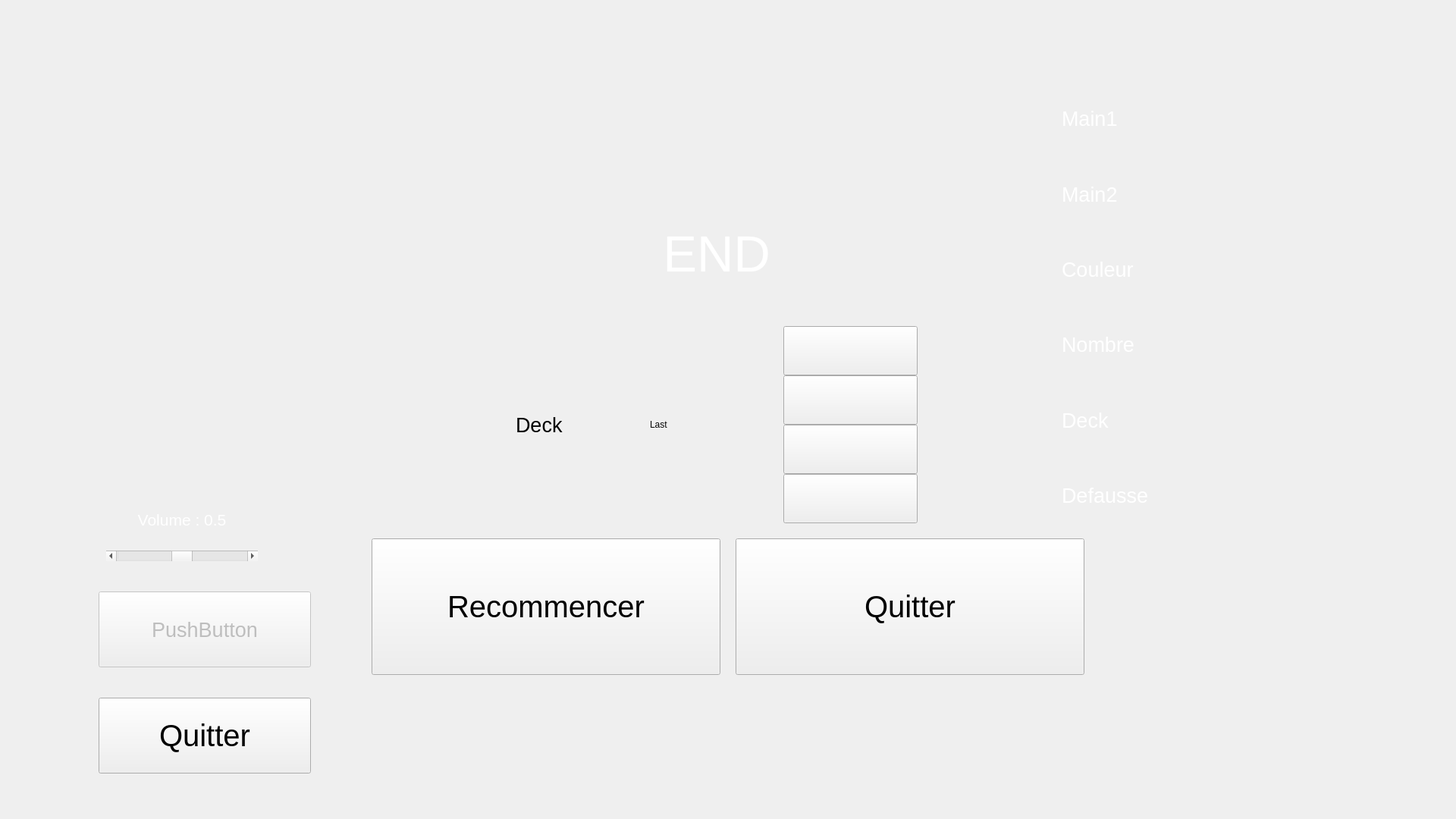
<?xml version="1.0" encoding="UTF-8"?>
<ui version="4.0">
 <class>Uno</class>
 <widget class="QWidget" name="Uno">
  <property name="windowModality">
   <enum>Qt::NonModal</enum>
  </property>
  <property name="geometry">
   <rect>
    <x>0</x>
    <y>0</y>
    <width>1920</width>
    <height>1080</height>
   </rect>
  </property>
  <property name="sizePolicy">
   <sizepolicy hsizetype="Expanding" vsizetype="Expanding">
    <horstretch>0</horstretch>
    <verstretch>0</verstretch>
   </sizepolicy>
  </property>
  <property name="minimumSize">
   <size>
    <width>1280</width>
    <height>720</height>
   </size>
  </property>
  <property name="maximumSize">
   <size>
    <width>3840</width>
    <height>2160</height>
   </size>
  </property>
  <property name="windowTitle">
   <string>Form</string>
  </property>
  <widget class="QWidget" name="horizontalLayoutWidget">
   <property name="geometry">
    <rect>
     <x>660</x>
     <y>790</y>
     <width>1230</width>
     <height>260</height>
    </rect>
   </property>
   <layout class="QHBoxLayout" name="horizontalJoueur1">
    <property name="spacing">
     <number>0</number>
    </property>
    <property name="sizeConstraint">
     <enum>QLayout::SetDefaultConstraint</enum>
    </property>
   </layout>
  </widget>
  <widget class="QWidget" name="gridLayoutWidget_2">
   <property name="geometry">
    <rect>
     <x>680</x>
     <y>430</y>
     <width>530</width>
     <height>260</height>
    </rect>
   </property>
   <layout class="QGridLayout" name="gridMilieu">
    <property name="sizeConstraint">
     <enum>QLayout::SetMaximumSize</enum>
    </property>
    <property name="spacing">
     <number>0</number>
    </property>
    <item row="0" column="0">
     <widget class="QLabel" name="label_Deck">
      <property name="font">
       <font>
        <pointsize>20</pointsize>
       </font>
      </property>
      <property name="contextMenuPolicy">
       <enum>Qt::DefaultContextMenu</enum>
      </property>
      <property name="text">
       <string>Deck</string>
      </property>
      <property name="scaledContents">
       <bool>true</bool>
      </property>
     </widget>
    </item>
    <item row="0" column="1">
     <widget class="QLabel" name="label_LastPlayed">
      <property name="text">
       <string>Last</string>
      </property>
     </widget>
    </item>
    <item row="0" column="2">
     <layout class="QVBoxLayout" name="verticalCouleur">
      <property name="sizeConstraint">
       <enum>QLayout::SetMaximumSize</enum>
      </property>
      <item>
       <widget class="QPushButton" name="pushRouge">
        <property name="sizePolicy">
         <sizepolicy hsizetype="Minimum" vsizetype="Expanding">
          <horstretch>0</horstretch>
          <verstretch>0</verstretch>
         </sizepolicy>
        </property>
        <property name="palette">
         <palette>
          <active>
           <colorrole role="Text">
            <brush brushstyle="SolidPattern">
             <color alpha="255">
              <red>255</red>
              <green>255</green>
              <blue>255</blue>
             </color>
            </brush>
           </colorrole>
           <colorrole role="ButtonText">
            <brush brushstyle="SolidPattern">
             <color alpha="255">
              <red>255</red>
              <green>255</green>
              <blue>255</blue>
             </color>
            </brush>
           </colorrole>
           <colorrole role="PlaceholderText">
            <brush brushstyle="SolidPattern">
             <color alpha="128">
              <red>255</red>
              <green>255</green>
              <blue>255</blue>
             </color>
            </brush>
           </colorrole>
          </active>
          <inactive>
           <colorrole role="Text">
            <brush brushstyle="SolidPattern">
             <color alpha="255">
              <red>255</red>
              <green>255</green>
              <blue>255</blue>
             </color>
            </brush>
           </colorrole>
           <colorrole role="ButtonText">
            <brush brushstyle="SolidPattern">
             <color alpha="255">
              <red>255</red>
              <green>255</green>
              <blue>255</blue>
             </color>
            </brush>
           </colorrole>
           <colorrole role="PlaceholderText">
            <brush brushstyle="SolidPattern">
             <color alpha="128">
              <red>255</red>
              <green>255</green>
              <blue>255</blue>
             </color>
            </brush>
           </colorrole>
          </inactive>
          <disabled>
           <colorrole role="Text">
            <brush brushstyle="SolidPattern">
             <color alpha="96">
              <red>164</red>
              <green>166</green>
              <blue>168</blue>
             </color>
            </brush>
           </colorrole>
           <colorrole role="ButtonText">
            <brush brushstyle="SolidPattern">
             <color alpha="96">
              <red>164</red>
              <green>166</green>
              <blue>168</blue>
             </color>
            </brush>
           </colorrole>
           <colorrole role="PlaceholderText">
            <brush brushstyle="SolidPattern">
             <color alpha="128">
              <red>208</red>
              <green>208</green>
              <blue>208</blue>
             </color>
            </brush>
           </colorrole>
          </disabled>
         </palette>
        </property>
        <property name="font">
         <font>
          <pointsize>16</pointsize>
         </font>
        </property>
        <property name="text">
         <string/>
        </property>
        <property name="autoRepeatDelay">
         <number>300</number>
        </property>
       </widget>
      </item>
      <item>
       <widget class="QPushButton" name="pushJaune">
        <property name="sizePolicy">
         <sizepolicy hsizetype="Minimum" vsizetype="Expanding">
          <horstretch>0</horstretch>
          <verstretch>0</verstretch>
         </sizepolicy>
        </property>
        <property name="palette">
         <palette>
          <active>
           <colorrole role="Text">
            <brush brushstyle="SolidPattern">
             <color alpha="255">
              <red>255</red>
              <green>255</green>
              <blue>255</blue>
             </color>
            </brush>
           </colorrole>
           <colorrole role="ButtonText">
            <brush brushstyle="SolidPattern">
             <color alpha="255">
              <red>255</red>
              <green>255</green>
              <blue>255</blue>
             </color>
            </brush>
           </colorrole>
           <colorrole role="Shadow">
            <brush brushstyle="SolidPattern">
             <color alpha="255">
              <red>255</red>
              <green>255</green>
              <blue>0</blue>
             </color>
            </brush>
           </colorrole>
           <colorrole role="PlaceholderText">
            <brush brushstyle="SolidPattern">
             <color alpha="128">
              <red>255</red>
              <green>255</green>
              <blue>255</blue>
             </color>
            </brush>
           </colorrole>
          </active>
          <inactive>
           <colorrole role="Text">
            <brush brushstyle="SolidPattern">
             <color alpha="255">
              <red>255</red>
              <green>255</green>
              <blue>255</blue>
             </color>
            </brush>
           </colorrole>
           <colorrole role="ButtonText">
            <brush brushstyle="SolidPattern">
             <color alpha="255">
              <red>255</red>
              <green>255</green>
              <blue>255</blue>
             </color>
            </brush>
           </colorrole>
           <colorrole role="Shadow">
            <brush brushstyle="SolidPattern">
             <color alpha="255">
              <red>255</red>
              <green>255</green>
              <blue>0</blue>
             </color>
            </brush>
           </colorrole>
           <colorrole role="PlaceholderText">
            <brush brushstyle="SolidPattern">
             <color alpha="128">
              <red>255</red>
              <green>255</green>
              <blue>255</blue>
             </color>
            </brush>
           </colorrole>
          </inactive>
          <disabled>
           <colorrole role="Text">
            <brush brushstyle="SolidPattern">
             <color alpha="96">
              <red>164</red>
              <green>166</green>
              <blue>168</blue>
             </color>
            </brush>
           </colorrole>
           <colorrole role="ButtonText">
            <brush brushstyle="SolidPattern">
             <color alpha="96">
              <red>164</red>
              <green>166</green>
              <blue>168</blue>
             </color>
            </brush>
           </colorrole>
           <colorrole role="Shadow">
            <brush brushstyle="SolidPattern">
             <color alpha="255">
              <red>255</red>
              <green>255</green>
              <blue>0</blue>
             </color>
            </brush>
           </colorrole>
           <colorrole role="PlaceholderText">
            <brush brushstyle="SolidPattern">
             <color alpha="128">
              <red>208</red>
              <green>208</green>
              <blue>208</blue>
             </color>
            </brush>
           </colorrole>
          </disabled>
         </palette>
        </property>
        <property name="font">
         <font>
          <pointsize>16</pointsize>
         </font>
        </property>
        <property name="text">
         <string/>
        </property>
       </widget>
      </item>
      <item>
       <widget class="QPushButton" name="pushBleu">
        <property name="enabled">
         <bool>true</bool>
        </property>
        <property name="sizePolicy">
         <sizepolicy hsizetype="Minimum" vsizetype="Expanding">
          <horstretch>0</horstretch>
          <verstretch>0</verstretch>
         </sizepolicy>
        </property>
        <property name="palette">
         <palette>
          <active>
           <colorrole role="Text">
            <brush brushstyle="SolidPattern">
             <color alpha="255">
              <red>255</red>
              <green>255</green>
              <blue>255</blue>
             </color>
            </brush>
           </colorrole>
           <colorrole role="ButtonText">
            <brush brushstyle="SolidPattern">
             <color alpha="255">
              <red>255</red>
              <green>255</green>
              <blue>255</blue>
             </color>
            </brush>
           </colorrole>
           <colorrole role="Shadow">
            <brush brushstyle="SolidPattern">
             <color alpha="255">
              <red>0</red>
              <green>170</green>
              <blue>255</blue>
             </color>
            </brush>
           </colorrole>
           <colorrole role="PlaceholderText">
            <brush brushstyle="SolidPattern">
             <color alpha="128">
              <red>255</red>
              <green>255</green>
              <blue>255</blue>
             </color>
            </brush>
           </colorrole>
          </active>
          <inactive>
           <colorrole role="Text">
            <brush brushstyle="SolidPattern">
             <color alpha="255">
              <red>255</red>
              <green>255</green>
              <blue>255</blue>
             </color>
            </brush>
           </colorrole>
           <colorrole role="ButtonText">
            <brush brushstyle="SolidPattern">
             <color alpha="255">
              <red>255</red>
              <green>255</green>
              <blue>255</blue>
             </color>
            </brush>
           </colorrole>
           <colorrole role="Shadow">
            <brush brushstyle="SolidPattern">
             <color alpha="255">
              <red>0</red>
              <green>170</green>
              <blue>255</blue>
             </color>
            </brush>
           </colorrole>
           <colorrole role="PlaceholderText">
            <brush brushstyle="SolidPattern">
             <color alpha="128">
              <red>255</red>
              <green>255</green>
              <blue>255</blue>
             </color>
            </brush>
           </colorrole>
          </inactive>
          <disabled>
           <colorrole role="Text">
            <brush brushstyle="SolidPattern">
             <color alpha="96">
              <red>164</red>
              <green>166</green>
              <blue>168</blue>
             </color>
            </brush>
           </colorrole>
           <colorrole role="ButtonText">
            <brush brushstyle="SolidPattern">
             <color alpha="96">
              <red>164</red>
              <green>166</green>
              <blue>168</blue>
             </color>
            </brush>
           </colorrole>
           <colorrole role="Shadow">
            <brush brushstyle="SolidPattern">
             <color alpha="255">
              <red>0</red>
              <green>170</green>
              <blue>255</blue>
             </color>
            </brush>
           </colorrole>
           <colorrole role="PlaceholderText">
            <brush brushstyle="SolidPattern">
             <color alpha="128">
              <red>208</red>
              <green>208</green>
              <blue>208</blue>
             </color>
            </brush>
           </colorrole>
          </disabled>
         </palette>
        </property>
        <property name="font">
         <font>
          <pointsize>16</pointsize>
         </font>
        </property>
        <property name="text">
         <string/>
        </property>
       </widget>
      </item>
      <item>
       <widget class="QPushButton" name="pushVert">
        <property name="sizePolicy">
         <sizepolicy hsizetype="Minimum" vsizetype="Expanding">
          <horstretch>0</horstretch>
          <verstretch>0</verstretch>
         </sizepolicy>
        </property>
        <property name="palette">
         <palette>
          <active>
           <colorrole role="Text">
            <brush brushstyle="SolidPattern">
             <color alpha="255">
              <red>255</red>
              <green>255</green>
              <blue>255</blue>
             </color>
            </brush>
           </colorrole>
           <colorrole role="ButtonText">
            <brush brushstyle="SolidPattern">
             <color alpha="255">
              <red>255</red>
              <green>255</green>
              <blue>255</blue>
             </color>
            </brush>
           </colorrole>
           <colorrole role="Shadow">
            <brush brushstyle="SolidPattern">
             <color alpha="255">
              <red>0</red>
              <green>255</green>
              <blue>0</blue>
             </color>
            </brush>
           </colorrole>
           <colorrole role="PlaceholderText">
            <brush brushstyle="SolidPattern">
             <color alpha="128">
              <red>255</red>
              <green>255</green>
              <blue>255</blue>
             </color>
            </brush>
           </colorrole>
          </active>
          <inactive>
           <colorrole role="Text">
            <brush brushstyle="SolidPattern">
             <color alpha="255">
              <red>255</red>
              <green>255</green>
              <blue>255</blue>
             </color>
            </brush>
           </colorrole>
           <colorrole role="ButtonText">
            <brush brushstyle="SolidPattern">
             <color alpha="255">
              <red>255</red>
              <green>255</green>
              <blue>255</blue>
             </color>
            </brush>
           </colorrole>
           <colorrole role="Shadow">
            <brush brushstyle="SolidPattern">
             <color alpha="255">
              <red>0</red>
              <green>255</green>
              <blue>0</blue>
             </color>
            </brush>
           </colorrole>
           <colorrole role="PlaceholderText">
            <brush brushstyle="SolidPattern">
             <color alpha="128">
              <red>255</red>
              <green>255</green>
              <blue>255</blue>
             </color>
            </brush>
           </colorrole>
          </inactive>
          <disabled>
           <colorrole role="Text">
            <brush brushstyle="SolidPattern">
             <color alpha="96">
              <red>164</red>
              <green>166</green>
              <blue>168</blue>
             </color>
            </brush>
           </colorrole>
           <colorrole role="ButtonText">
            <brush brushstyle="SolidPattern">
             <color alpha="96">
              <red>164</red>
              <green>166</green>
              <blue>168</blue>
             </color>
            </brush>
           </colorrole>
           <colorrole role="Shadow">
            <brush brushstyle="SolidPattern">
             <color alpha="255">
              <red>0</red>
              <green>255</green>
              <blue>0</blue>
             </color>
            </brush>
           </colorrole>
           <colorrole role="PlaceholderText">
            <brush brushstyle="SolidPattern">
             <color alpha="128">
              <red>208</red>
              <green>208</green>
              <blue>208</blue>
             </color>
            </brush>
           </colorrole>
          </disabled>
         </palette>
        </property>
        <property name="font">
         <font>
          <pointsize>16</pointsize>
         </font>
        </property>
        <property name="text">
         <string/>
        </property>
       </widget>
      </item>
     </layout>
    </item>
   </layout>
  </widget>
  <widget class="QWidget" name="horizontalLayoutWidget_2">
   <property name="geometry">
    <rect>
     <x>40</x>
     <y>40</y>
     <width>1230</width>
     <height>260</height>
    </rect>
   </property>
   <layout class="QHBoxLayout" name="horizontalJoueur2">
    <property name="spacing">
     <number>1</number>
    </property>
    <property name="sizeConstraint">
     <enum>QLayout::SetDefaultConstraint</enum>
    </property>
   </layout>
  </widget>
  <widget class="QWidget" name="gridLayoutWidget">
   <property name="geometry">
    <rect>
     <x>1400</x>
     <y>110</y>
     <width>500</width>
     <height>590</height>
    </rect>
   </property>
   <layout class="QGridLayout" name="gridInfo">
    <item row="2" column="1">
     <widget class="QLabel" name="label_CouleurLast">
      <property name="palette">
       <palette>
        <active>
         <colorrole role="WindowText">
          <brush brushstyle="SolidPattern">
           <color alpha="255">
            <red>255</red>
            <green>255</green>
            <blue>255</blue>
           </color>
          </brush>
         </colorrole>
         <colorrole role="Text">
          <brush brushstyle="SolidPattern">
           <color alpha="255">
            <red>255</red>
            <green>255</green>
            <blue>255</blue>
           </color>
          </brush>
         </colorrole>
         <colorrole role="ButtonText">
          <brush brushstyle="SolidPattern">
           <color alpha="255">
            <red>255</red>
            <green>255</green>
            <blue>255</blue>
           </color>
          </brush>
         </colorrole>
         <colorrole role="PlaceholderText">
          <brush brushstyle="SolidPattern">
           <color alpha="128">
            <red>255</red>
            <green>255</green>
            <blue>255</blue>
           </color>
          </brush>
         </colorrole>
        </active>
        <inactive>
         <colorrole role="WindowText">
          <brush brushstyle="SolidPattern">
           <color alpha="255">
            <red>255</red>
            <green>255</green>
            <blue>255</blue>
           </color>
          </brush>
         </colorrole>
         <colorrole role="Text">
          <brush brushstyle="SolidPattern">
           <color alpha="255">
            <red>255</red>
            <green>255</green>
            <blue>255</blue>
           </color>
          </brush>
         </colorrole>
         <colorrole role="ButtonText">
          <brush brushstyle="SolidPattern">
           <color alpha="255">
            <red>255</red>
            <green>255</green>
            <blue>255</blue>
           </color>
          </brush>
         </colorrole>
         <colorrole role="PlaceholderText">
          <brush brushstyle="SolidPattern">
           <color alpha="128">
            <red>255</red>
            <green>255</green>
            <blue>255</blue>
           </color>
          </brush>
         </colorrole>
        </inactive>
        <disabled>
         <colorrole role="WindowText">
          <brush brushstyle="SolidPattern">
           <color alpha="96">
            <red>164</red>
            <green>166</green>
            <blue>168</blue>
           </color>
          </brush>
         </colorrole>
         <colorrole role="Text">
          <brush brushstyle="SolidPattern">
           <color alpha="96">
            <red>164</red>
            <green>166</green>
            <blue>168</blue>
           </color>
          </brush>
         </colorrole>
         <colorrole role="ButtonText">
          <brush brushstyle="SolidPattern">
           <color alpha="96">
            <red>164</red>
            <green>166</green>
            <blue>168</blue>
           </color>
          </brush>
         </colorrole>
         <colorrole role="PlaceholderText">
          <brush brushstyle="SolidPattern">
           <color alpha="128">
            <red>208</red>
            <green>208</green>
            <blue>208</blue>
           </color>
          </brush>
         </colorrole>
        </disabled>
       </palette>
      </property>
      <property name="font">
       <font>
        <pointsize>20</pointsize>
       </font>
      </property>
      <property name="text">
       <string>Couleur</string>
      </property>
     </widget>
    </item>
    <item row="3" column="1">
     <widget class="QLabel" name="label_NumberLast">
      <property name="palette">
       <palette>
        <active>
         <colorrole role="WindowText">
          <brush brushstyle="SolidPattern">
           <color alpha="255">
            <red>255</red>
            <green>255</green>
            <blue>255</blue>
           </color>
          </brush>
         </colorrole>
        </active>
        <inactive>
         <colorrole role="WindowText">
          <brush brushstyle="SolidPattern">
           <color alpha="255">
            <red>255</red>
            <green>255</green>
            <blue>255</blue>
           </color>
          </brush>
         </colorrole>
        </inactive>
        <disabled>
         <colorrole role="WindowText">
          <brush brushstyle="SolidPattern">
           <color alpha="96">
            <red>164</red>
            <green>166</green>
            <blue>168</blue>
           </color>
          </brush>
         </colorrole>
        </disabled>
       </palette>
      </property>
      <property name="font">
       <font>
        <pointsize>20</pointsize>
       </font>
      </property>
      <property name="text">
       <string>Nombre</string>
      </property>
     </widget>
    </item>
    <item row="0" column="1">
     <widget class="QLabel" name="label_CarteMain1">
      <property name="palette">
       <palette>
        <active>
         <colorrole role="WindowText">
          <brush brushstyle="SolidPattern">
           <color alpha="255">
            <red>255</red>
            <green>255</green>
            <blue>255</blue>
           </color>
          </brush>
         </colorrole>
        </active>
        <inactive>
         <colorrole role="WindowText">
          <brush brushstyle="SolidPattern">
           <color alpha="255">
            <red>255</red>
            <green>255</green>
            <blue>255</blue>
           </color>
          </brush>
         </colorrole>
        </inactive>
        <disabled>
         <colorrole role="WindowText">
          <brush brushstyle="SolidPattern">
           <color alpha="96">
            <red>164</red>
            <green>166</green>
            <blue>168</blue>
           </color>
          </brush>
         </colorrole>
        </disabled>
       </palette>
      </property>
      <property name="font">
       <font>
        <pointsize>20</pointsize>
       </font>
      </property>
      <property name="text">
       <string>Main1</string>
      </property>
     </widget>
    </item>
    <item row="4" column="1">
     <widget class="QLabel" name="label_CompteurDeck">
      <property name="palette">
       <palette>
        <active>
         <colorrole role="WindowText">
          <brush brushstyle="SolidPattern">
           <color alpha="255">
            <red>255</red>
            <green>255</green>
            <blue>255</blue>
           </color>
          </brush>
         </colorrole>
         <colorrole role="Text">
          <brush brushstyle="SolidPattern">
           <color alpha="255">
            <red>255</red>
            <green>255</green>
            <blue>255</blue>
           </color>
          </brush>
         </colorrole>
         <colorrole role="ButtonText">
          <brush brushstyle="SolidPattern">
           <color alpha="255">
            <red>255</red>
            <green>255</green>
            <blue>255</blue>
           </color>
          </brush>
         </colorrole>
         <colorrole role="PlaceholderText">
          <brush brushstyle="SolidPattern">
           <color alpha="128">
            <red>255</red>
            <green>255</green>
            <blue>255</blue>
           </color>
          </brush>
         </colorrole>
        </active>
        <inactive>
         <colorrole role="WindowText">
          <brush brushstyle="SolidPattern">
           <color alpha="255">
            <red>255</red>
            <green>255</green>
            <blue>255</blue>
           </color>
          </brush>
         </colorrole>
         <colorrole role="Text">
          <brush brushstyle="SolidPattern">
           <color alpha="255">
            <red>255</red>
            <green>255</green>
            <blue>255</blue>
           </color>
          </brush>
         </colorrole>
         <colorrole role="ButtonText">
          <brush brushstyle="SolidPattern">
           <color alpha="255">
            <red>255</red>
            <green>255</green>
            <blue>255</blue>
           </color>
          </brush>
         </colorrole>
         <colorrole role="PlaceholderText">
          <brush brushstyle="SolidPattern">
           <color alpha="128">
            <red>255</red>
            <green>255</green>
            <blue>255</blue>
           </color>
          </brush>
         </colorrole>
        </inactive>
        <disabled>
         <colorrole role="WindowText">
          <brush brushstyle="SolidPattern">
           <color alpha="96">
            <red>164</red>
            <green>166</green>
            <blue>168</blue>
           </color>
          </brush>
         </colorrole>
         <colorrole role="Text">
          <brush brushstyle="SolidPattern">
           <color alpha="96">
            <red>164</red>
            <green>166</green>
            <blue>168</blue>
           </color>
          </brush>
         </colorrole>
         <colorrole role="ButtonText">
          <brush brushstyle="SolidPattern">
           <color alpha="96">
            <red>164</red>
            <green>166</green>
            <blue>168</blue>
           </color>
          </brush>
         </colorrole>
         <colorrole role="PlaceholderText">
          <brush brushstyle="SolidPattern">
           <color alpha="128">
            <red>208</red>
            <green>208</green>
            <blue>208</blue>
           </color>
          </brush>
         </colorrole>
        </disabled>
       </palette>
      </property>
      <property name="font">
       <font>
        <pointsize>20</pointsize>
       </font>
      </property>
      <property name="text">
       <string>Deck</string>
      </property>
     </widget>
    </item>
    <item row="1" column="1">
     <widget class="QLabel" name="label_CarteMain2">
      <property name="palette">
       <palette>
        <active>
         <colorrole role="WindowText">
          <brush brushstyle="SolidPattern">
           <color alpha="255">
            <red>255</red>
            <green>255</green>
            <blue>255</blue>
           </color>
          </brush>
         </colorrole>
         <colorrole role="Text">
          <brush brushstyle="SolidPattern">
           <color alpha="255">
            <red>255</red>
            <green>255</green>
            <blue>255</blue>
           </color>
          </brush>
         </colorrole>
         <colorrole role="ButtonText">
          <brush brushstyle="SolidPattern">
           <color alpha="255">
            <red>255</red>
            <green>255</green>
            <blue>255</blue>
           </color>
          </brush>
         </colorrole>
         <colorrole role="PlaceholderText">
          <brush brushstyle="SolidPattern">
           <color alpha="128">
            <red>255</red>
            <green>255</green>
            <blue>255</blue>
           </color>
          </brush>
         </colorrole>
        </active>
        <inactive>
         <colorrole role="WindowText">
          <brush brushstyle="SolidPattern">
           <color alpha="255">
            <red>255</red>
            <green>255</green>
            <blue>255</blue>
           </color>
          </brush>
         </colorrole>
         <colorrole role="Text">
          <brush brushstyle="SolidPattern">
           <color alpha="255">
            <red>255</red>
            <green>255</green>
            <blue>255</blue>
           </color>
          </brush>
         </colorrole>
         <colorrole role="ButtonText">
          <brush brushstyle="SolidPattern">
           <color alpha="255">
            <red>255</red>
            <green>255</green>
            <blue>255</blue>
           </color>
          </brush>
         </colorrole>
         <colorrole role="PlaceholderText">
          <brush brushstyle="SolidPattern">
           <color alpha="128">
            <red>255</red>
            <green>255</green>
            <blue>255</blue>
           </color>
          </brush>
         </colorrole>
        </inactive>
        <disabled>
         <colorrole role="WindowText">
          <brush brushstyle="SolidPattern">
           <color alpha="96">
            <red>164</red>
            <green>166</green>
            <blue>168</blue>
           </color>
          </brush>
         </colorrole>
         <colorrole role="Text">
          <brush brushstyle="SolidPattern">
           <color alpha="96">
            <red>164</red>
            <green>166</green>
            <blue>168</blue>
           </color>
          </brush>
         </colorrole>
         <colorrole role="ButtonText">
          <brush brushstyle="SolidPattern">
           <color alpha="96">
            <red>164</red>
            <green>166</green>
            <blue>168</blue>
           </color>
          </brush>
         </colorrole>
         <colorrole role="PlaceholderText">
          <brush brushstyle="SolidPattern">
           <color alpha="128">
            <red>208</red>
            <green>208</green>
            <blue>208</blue>
           </color>
          </brush>
         </colorrole>
        </disabled>
       </palette>
      </property>
      <property name="font">
       <font>
        <pointsize>20</pointsize>
       </font>
      </property>
      <property name="text">
       <string>Main2</string>
      </property>
     </widget>
    </item>
    <item row="5" column="1">
     <widget class="QLabel" name="label_CompteurDefausse">
      <property name="palette">
       <palette>
        <active>
         <colorrole role="WindowText">
          <brush brushstyle="SolidPattern">
           <color alpha="255">
            <red>255</red>
            <green>255</green>
            <blue>255</blue>
           </color>
          </brush>
         </colorrole>
         <colorrole role="Text">
          <brush brushstyle="SolidPattern">
           <color alpha="255">
            <red>255</red>
            <green>255</green>
            <blue>255</blue>
           </color>
          </brush>
         </colorrole>
         <colorrole role="ButtonText">
          <brush brushstyle="SolidPattern">
           <color alpha="255">
            <red>255</red>
            <green>255</green>
            <blue>255</blue>
           </color>
          </brush>
         </colorrole>
         <colorrole role="PlaceholderText">
          <brush brushstyle="SolidPattern">
           <color alpha="128">
            <red>255</red>
            <green>255</green>
            <blue>255</blue>
           </color>
          </brush>
         </colorrole>
        </active>
        <inactive>
         <colorrole role="WindowText">
          <brush brushstyle="SolidPattern">
           <color alpha="255">
            <red>255</red>
            <green>255</green>
            <blue>255</blue>
           </color>
          </brush>
         </colorrole>
         <colorrole role="Text">
          <brush brushstyle="SolidPattern">
           <color alpha="255">
            <red>255</red>
            <green>255</green>
            <blue>255</blue>
           </color>
          </brush>
         </colorrole>
         <colorrole role="ButtonText">
          <brush brushstyle="SolidPattern">
           <color alpha="255">
            <red>255</red>
            <green>255</green>
            <blue>255</blue>
           </color>
          </brush>
         </colorrole>
         <colorrole role="PlaceholderText">
          <brush brushstyle="SolidPattern">
           <color alpha="128">
            <red>255</red>
            <green>255</green>
            <blue>255</blue>
           </color>
          </brush>
         </colorrole>
        </inactive>
        <disabled>
         <colorrole role="WindowText">
          <brush brushstyle="SolidPattern">
           <color alpha="96">
            <red>164</red>
            <green>166</green>
            <blue>168</blue>
           </color>
          </brush>
         </colorrole>
         <colorrole role="Text">
          <brush brushstyle="SolidPattern">
           <color alpha="96">
            <red>164</red>
            <green>166</green>
            <blue>168</blue>
           </color>
          </brush>
         </colorrole>
         <colorrole role="ButtonText">
          <brush brushstyle="SolidPattern">
           <color alpha="96">
            <red>164</red>
            <green>166</green>
            <blue>168</blue>
           </color>
          </brush>
         </colorrole>
         <colorrole role="PlaceholderText">
          <brush brushstyle="SolidPattern">
           <color alpha="128">
            <red>208</red>
            <green>208</green>
            <blue>208</blue>
           </color>
          </brush>
         </colorrole>
        </disabled>
       </palette>
      </property>
      <property name="font">
       <font>
        <pointsize>20</pointsize>
       </font>
      </property>
      <property name="text">
       <string>Defausse</string>
      </property>
     </widget>
    </item>
   </layout>
  </widget>
  <widget class="QPushButton" name="pushInfo">
   <property name="enabled">
    <bool>false</bool>
   </property>
   <property name="geometry">
    <rect>
     <x>130</x>
     <y>780</y>
     <width>280</width>
     <height>100</height>
    </rect>
   </property>
   <property name="palette">
    <palette>
     <active>
      <colorrole role="WindowText">
       <brush brushstyle="SolidPattern">
        <color alpha="255">
         <red>0</red>
         <green>0</green>
         <blue>0</blue>
        </color>
       </brush>
      </colorrole>
     </active>
     <inactive>
      <colorrole role="WindowText">
       <brush brushstyle="SolidPattern">
        <color alpha="255">
         <red>0</red>
         <green>0</green>
         <blue>0</blue>
        </color>
       </brush>
      </colorrole>
     </inactive>
     <disabled>
      <colorrole role="WindowText">
       <brush brushstyle="SolidPattern">
        <color alpha="96">
         <red>164</red>
         <green>166</green>
         <blue>168</blue>
        </color>
       </brush>
      </colorrole>
     </disabled>
    </palette>
   </property>
   <property name="font">
    <font>
     <pointsize>20</pointsize>
    </font>
   </property>
   <property name="text">
    <string>PushButton</string>
   </property>
  </widget>
  <widget class="QPushButton" name="pushRecommencer">
   <property name="geometry">
    <rect>
     <x>490</x>
     <y>710</y>
     <width>460</width>
     <height>180</height>
    </rect>
   </property>
   <property name="font">
    <font>
     <pointsize>30</pointsize>
    </font>
   </property>
   <property name="text">
    <string>Recommencer</string>
   </property>
  </widget>
  <widget class="QPushButton" name="pushQuitter">
   <property name="geometry">
    <rect>
     <x>970</x>
     <y>710</y>
     <width>460</width>
     <height>180</height>
    </rect>
   </property>
   <property name="font">
    <font>
     <pointsize>30</pointsize>
    </font>
   </property>
   <property name="text">
    <string>Quitter</string>
   </property>
  </widget>
  <widget class="QLabel" name="label_Fin">
   <property name="geometry">
    <rect>
     <x>440</x>
     <y>160</y>
     <width>1010</width>
     <height>350</height>
    </rect>
   </property>
   <property name="palette">
    <palette>
     <active>
      <colorrole role="WindowText">
       <brush brushstyle="SolidPattern">
        <color alpha="255">
         <red>255</red>
         <green>255</green>
         <blue>255</blue>
        </color>
       </brush>
      </colorrole>
     </active>
     <inactive>
      <colorrole role="WindowText">
       <brush brushstyle="SolidPattern">
        <color alpha="255">
         <red>255</red>
         <green>255</green>
         <blue>255</blue>
        </color>
       </brush>
      </colorrole>
     </inactive>
     <disabled>
      <colorrole role="WindowText">
       <brush brushstyle="SolidPattern">
        <color alpha="96">
         <red>164</red>
         <green>166</green>
         <blue>168</blue>
        </color>
       </brush>
      </colorrole>
     </disabled>
    </palette>
   </property>
   <property name="font">
    <font>
     <pointsize>50</pointsize>
    </font>
   </property>
   <property name="text">
    <string>END</string>
   </property>
   <property name="textFormat">
    <enum>Qt::MarkdownText</enum>
   </property>
   <property name="alignment">
    <set>Qt::AlignCenter</set>
   </property>
  </widget>
  <widget class="QPushButton" name="pushQuitterOriginal">
   <property name="geometry">
    <rect>
     <x>130</x>
     <y>920</y>
     <width>280</width>
     <height>100</height>
    </rect>
   </property>
   <property name="font">
    <font>
     <pointsize>30</pointsize>
    </font>
   </property>
   <property name="text">
    <string>Quitter</string>
   </property>
  </widget>
  <widget class="QWidget" name="gridLayoutWidget_3">
   <property name="geometry">
    <rect>
     <x>140</x>
     <y>650</y>
     <width>200</width>
     <height>90</height>
    </rect>
   </property>
   <layout class="QGridLayout" name="gridMusic">
    <item row="1" column="0">
     <widget class="QScrollBar" name="slideMusic">
      <property name="maximum">
       <number>100</number>
      </property>
      <property name="sliderPosition">
       <number>50</number>
      </property>
      <property name="orientation">
       <enum>Qt::Horizontal</enum>
      </property>
     </widget>
    </item>
    <item row="0" column="0">
     <widget class="QLabel" name="label_Musique">
      <property name="palette">
       <palette>
        <active>
         <colorrole role="WindowText">
          <brush brushstyle="SolidPattern">
           <color alpha="255">
            <red>255</red>
            <green>255</green>
            <blue>255</blue>
           </color>
          </brush>
         </colorrole>
         <colorrole role="Text">
          <brush brushstyle="SolidPattern">
           <color alpha="255">
            <red>255</red>
            <green>255</green>
            <blue>255</blue>
           </color>
          </brush>
         </colorrole>
         <colorrole role="ButtonText">
          <brush brushstyle="SolidPattern">
           <color alpha="255">
            <red>255</red>
            <green>255</green>
            <blue>255</blue>
           </color>
          </brush>
         </colorrole>
         <colorrole role="PlaceholderText">
          <brush brushstyle="SolidPattern">
           <color alpha="128">
            <red>255</red>
            <green>255</green>
            <blue>255</blue>
           </color>
          </brush>
         </colorrole>
        </active>
        <inactive>
         <colorrole role="WindowText">
          <brush brushstyle="SolidPattern">
           <color alpha="255">
            <red>255</red>
            <green>255</green>
            <blue>255</blue>
           </color>
          </brush>
         </colorrole>
         <colorrole role="Text">
          <brush brushstyle="SolidPattern">
           <color alpha="255">
            <red>255</red>
            <green>255</green>
            <blue>255</blue>
           </color>
          </brush>
         </colorrole>
         <colorrole role="ButtonText">
          <brush brushstyle="SolidPattern">
           <color alpha="255">
            <red>255</red>
            <green>255</green>
            <blue>255</blue>
           </color>
          </brush>
         </colorrole>
         <colorrole role="PlaceholderText">
          <brush brushstyle="SolidPattern">
           <color alpha="128">
            <red>255</red>
            <green>255</green>
            <blue>255</blue>
           </color>
          </brush>
         </colorrole>
        </inactive>
        <disabled>
         <colorrole role="WindowText">
          <brush brushstyle="SolidPattern">
           <color alpha="96">
            <red>164</red>
            <green>166</green>
            <blue>168</blue>
           </color>
          </brush>
         </colorrole>
         <colorrole role="Text">
          <brush brushstyle="SolidPattern">
           <color alpha="96">
            <red>164</red>
            <green>166</green>
            <blue>168</blue>
           </color>
          </brush>
         </colorrole>
         <colorrole role="ButtonText">
          <brush brushstyle="SolidPattern">
           <color alpha="96">
            <red>164</red>
            <green>166</green>
            <blue>168</blue>
           </color>
          </brush>
         </colorrole>
         <colorrole role="PlaceholderText">
          <brush brushstyle="SolidPattern">
           <color alpha="128">
            <red>208</red>
            <green>208</green>
            <blue>208</blue>
           </color>
          </brush>
         </colorrole>
        </disabled>
       </palette>
      </property>
      <property name="font">
       <font>
        <pointsize>16</pointsize>
       </font>
      </property>
      <property name="text">
       <string>Volume : 0.5</string>
      </property>
      <property name="alignment">
       <set>Qt::AlignCenter</set>
      </property>
     </widget>
    </item>
   </layout>
  </widget>
 </widget>
 <resources/>
 <connections/>
</ui>
